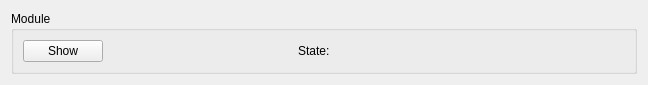
<?xml version="1.0" encoding="UTF-8"?>
<ui version="4.0">
 <class>module_widget</class>
 <widget class="QWidget" name="module_widget">
  <property name="geometry">
   <rect>
    <x>0</x>
    <y>0</y>
    <width>648</width>
    <height>74</height>
   </rect>
  </property>
  <property name="windowTitle">
   <string>stateWidget</string>
  </property>
  <layout class="QGridLayout" name="gridLayout">
   <item row="1" column="0">
    <widget class="QGroupBox" name="grpbox">
     <property name="font">
      <font>
       <weight>50</weight>
       <bold>false</bold>
      </font>
     </property>
     <property name="title">
      <string>Module</string>
     </property>
     <property name="checkable">
      <bool>false</bool>
     </property>
     <layout class="QHBoxLayout" name="horizontalLayout">
      <item>
       <widget class="QPushButton" name="btn_showclose">
        <property name="maximumSize">
         <size>
          <width>80</width>
          <height>16777215</height>
         </size>
        </property>
        <property name="text">
         <string>Show</string>
        </property>
       </widget>
      </item>
      <item>
       <spacer name="horizontalSpacer">
        <property name="orientation">
         <enum>Qt::Horizontal</enum>
        </property>
        <property name="sizeType">
         <enum>QSizePolicy::Expanding</enum>
        </property>
        <property name="sizeHint" stdset="0">
         <size>
          <width>20</width>
          <height>20</height>
         </size>
        </property>
       </spacer>
      </item>
      <item>
       <widget class="QLabel" name="label_2">
        <property name="text">
         <string>State:</string>
        </property>
       </widget>
      </item>
      <item>
       <widget class="QLabel" name="lbl_state">
        <property name="minimumSize">
         <size>
          <width>100</width>
          <height>0</height>
         </size>
        </property>
        <property name="text">
         <string>&lt;state&gt;</string>
        </property>
       </widget>
      </item>
      <item>
       <spacer name="horizontalSpacer_3">
        <property name="orientation">
         <enum>Qt::Horizontal</enum>
        </property>
        <property name="sizeHint" stdset="0">
         <size>
          <width>40</width>
          <height>20</height>
         </size>
        </property>
       </spacer>
      </item>
     </layout>
    </widget>
   </item>
  </layout>
 </widget>
 <resources/>
 <connections/>
</ui>
